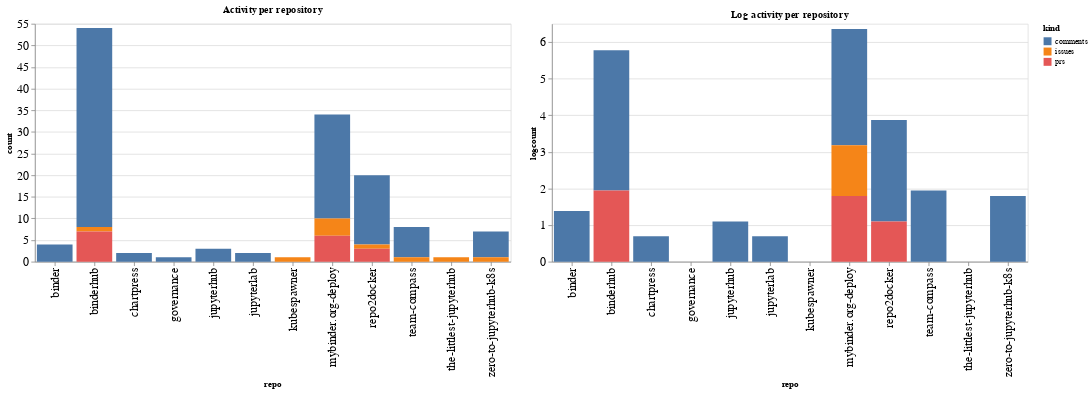

Write notebook code for a chart like this one.
### Code cell
ch1 = alt.Chart(repo_summaries, width=600, title="Activity per repository").mark_bar().encode(
    x='repo',
    y='count',
    color='kind',
    tooltip="kind"
)

ch2 = alt.Chart(repo_summaries, width=600, title="Log activity per repository").mark_bar().encode(
    x='repo',
    y='logcount',
    color='kind',
    tooltip="kind"
)

ch1 | ch2

### Figure 1 — Vega-Lite specification as saved in the notebook (floating-point values rounded to 4 significant figures)
{"config": {"axisLeft": {"labelFontSize": 15}, "axisBottom": {"labelFontSize": 15}}, "hconcat": [{"mark": "bar", "encoding": {"color": {"type": "nominal", "field": "kind"}, "tooltip": {"type": "nominal", "field": "kind"}, "x": {"type": "nominal", "field": "repo"}, "y": {"type": "quantitative", "field": "count"}}, "title": "Activity per repository", "width": 600}, {"mark": "bar", "encoding": {"color": {"type": "nominal", "field": "kind"}, "tooltip": {"type": "nominal", "field": "kind"}, "x": {"type": "nominal", "field": "repo"}, "y": {"type": "quantitative", "field": "logcount"}}, "title": "Log activity per repository", "width": 600}], "data": {"name": "data-ec6bda2a94da8c3d1d009d3e2c864f98"}, "$schema": "https://vega.github.io/schema/vega-lite/v4.8.1.json", "datasets": {"data-ec6bda2a94da8c3d1d009d3e2c864f98": [{"repo": "binder", "kind": "comments", "count": 4, "logcount": 1.386}, {"repo": "binderhub", "kind": "comments", "count": 46, "logcount": 3.829}, {"repo": "binderhub", "kind": "issues", "count": 1, "logcount": 0.0}, {"repo": "binderhub", "kind": "prs", "count": 7, "logcount": 1.946}, {"repo": "chartpress", "kind": "comments", "count": 2, "logcount": 0.6931}, {"repo": "governance", "kind": "comments", "count": 1, "logcount": 0.0}, {"repo": "jupyterhub", "kind": "comments", "count": 3, "logcount": 1.099}, {"repo": "jupyterlab", "kind": "comments", "count": 2, "logcount": 0.6931}, {"repo": "kubespawner", "kind": "issues", "count": 1, "logcount": 0.0}, {"repo": "mybinder.org-deploy", "kind": "comments", "count": 24, "logcount": 3.178}, {"repo": "mybinder.org-deploy", "kind": "issues", "count": 4, "logcount": 1.386}, {"repo": "mybinder.org-deploy", "kind": "prs", "count": 6, "logcount": 1.792}, {"repo": "repo2docker", "kind": "comments", "count": 16, "logcount": 2.773}, {"repo": "repo2docker", "kind": "issues", "count": 1, "logcount": 0.0}, {"repo": "repo2docker", "kind": "prs", "count": 3, "logcount": 1.099}, {"repo": "team-compass", "kind": "comments", "count": 7, "logcount": 1.946}, {"repo": "team-compass", "kind": "issues", "count": 1, "logcount": 0.0}, {"repo": "the-littlest-jupyterhub", "kind": "issues", "count": 1, "logcount": 0.0}, {"repo": "zero-to-jupyterhub-k8s", "kind": "comments", "count": 6, "logcount": 1.792}, {"repo": "zero-to-jupyterhub-k8s", "kind": "issues", "count": 1, "logcount": 0.0}]}}
